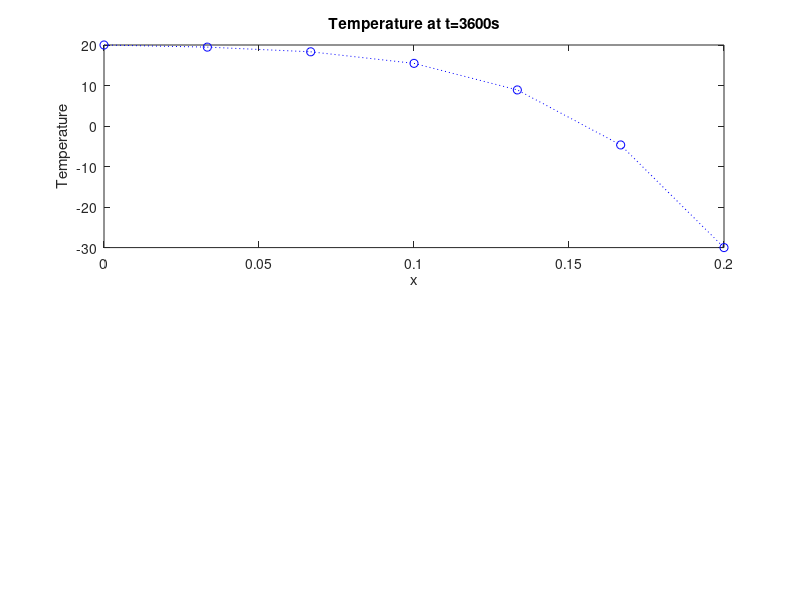

Write the MATLAB code that produced this figure. (Note: this script raises an error after producing the figure.)
% Temperature.m
%
% 05 08 24

clear
disp(['************************************************************' ...
      '************'])
disp('* Fill in the parameters. Pressing Enter gives the default values')
disp(['************************************************************' ...
      '************'])

rho=2300;   % Density
c=800;      % Specific heat 
kappa=1.63; % Heat conduction 
T=3600;     % Solution time

M=input('Give number of gridpoints in space (79 default): ');
if (isempty(M))
  M=79;
end
dt=input('Give the time-step (1 default): ');
if (isempty(dt))
  dt=1;
end
nt=round(T/dt); % Number of steps


dx=0.2/(M+1);                  %space-step
x=[dx:dx:0.2-dx];              %grid points in space


t=0;                           %initiate time

u(1:M,1)=20*ones(M,1);   % u(1:M,1)=20*ones(M,1); initX=arrayfun(u_f,[0:dx:1]); 
%initial solution

%%% setup the tridiagonal coefficient-matrix for the right-hand side %%%
c1=dt*kappa/(rho*c*dx^2);  %precompute common factor
B=spdiags(repmat([c1 1-2*c1 c1],M,1),[-1:1], M, M); %form the matrix

for n=1:nt
  u(:)=B*u(:);                  %compute right-hand side
  u(1)=u(1)+c1*20;              %set boundary condition at x=0
  u(M)=u(M)+c1*20-c1*50*t/3600; %set boundary condition at x=0.2 
  t=t+dt;
end

%plot results
clf;
subplot(2,1,1);
plot([0 x 0.2],[20 u' 20-50*t/3600],'bo:')
xlabel('x')
ylabel('Temperature')
title('Temperature at t=3600s')

%load precomputed reference solution
load U.mat;
load X.mat;
hold on;
plot([0 X' 0.2],[20 U' 20-50*t/3600],'r-')
legend('Numerical Solution','Reference Solution')


% Error
subplot(2,1,2)
y=spline(X,U,x)';
plot([0 x 0.2],[0 (y-u)' 0],'go:');axis([0 0.2 min([y-u;0]) max([y-u;0])]);
xlabel('x')
ylabel('Error')
title('Error in the computed solution at t=3600s')
